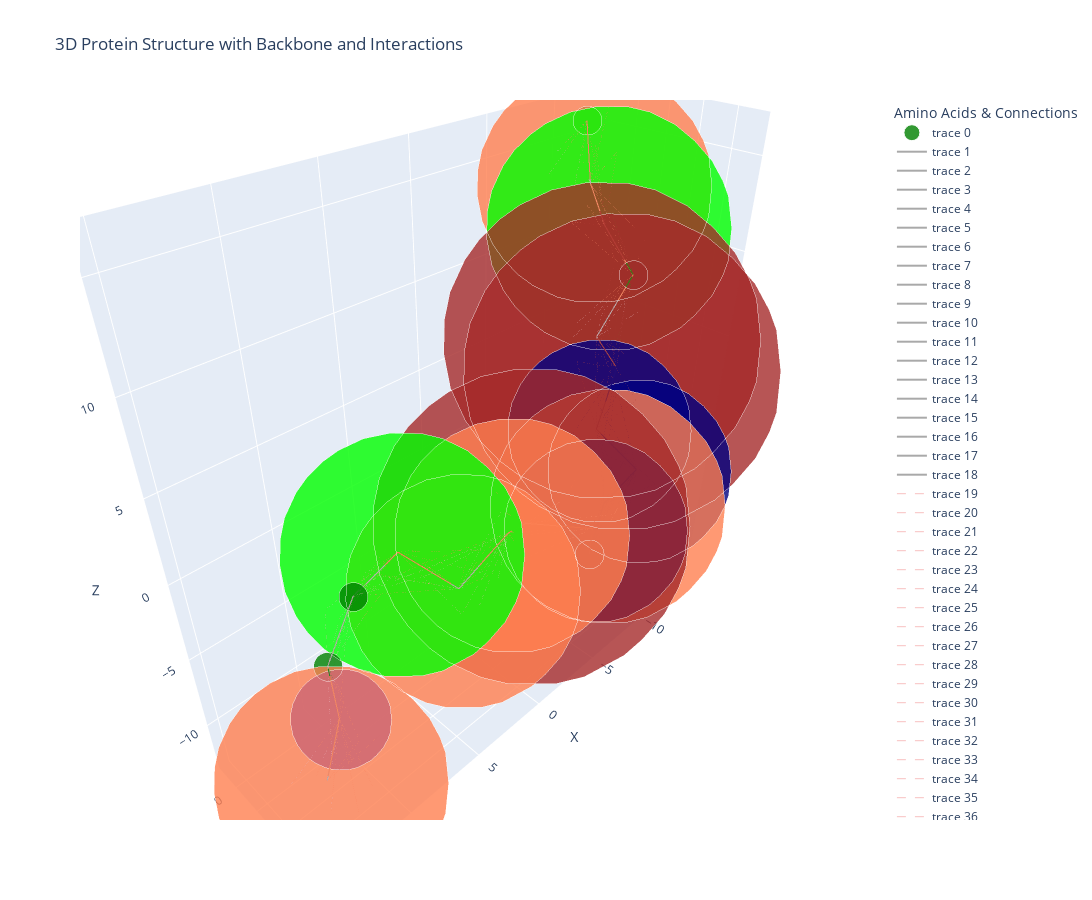

Notebook code for this chart:
### Code cell
import plotly.graph_objects as go

# Define color mapping for amino acids
color_map = {
    'A': 'blue', 'C': 'cyan', 'D': 'purple', 'E': 'pink', 'F': 'orange',
    'G': 'green', 'H': 'red', 'I': 'yellow', 'K': 'violet', 'L': 'brown',
    'M': 'grey', 'N': 'lightblue', 'O': 'lightgreen', 'P': 'coral', 'Q': 'olive',
    'R': 'gold', 'S': 'navy', 'T': 'teal', 'U': 'maroon', 'V': 'lime',
    'W': 'magenta', 'Y': 'darkorange'
}

# Map single-letter amino acid codes to their abbreviations from aa_info_dict
aa_name_map = aa_info.set_index('Short')['Abbrev.'].to_dict()

# Check if DataFrame has required data
if c_alpha_df.empty:
    print("C-alpha DataFrame is empty. Please ensure it contains data before plotting.")
else:
    # Extract coordinates and additional info
    coords = c_alpha_df[['X', 'Y', 'Z']].values
    aa_letters = c_alpha_df['AA']
    masses = c_alpha_df['Mass']

    # Normalize masses for sphere sizes, increase scaling for larger spheres
    normalized_sizes = (masses - masses.min()) / (masses.max() - masses.min()) * 200 + 20

    # Create a scatter plot for C-alpha atoms
    scatter = go.Scatter3d(
        x=coords[:, 0],
        y=coords[:, 1],
        z=coords[:, 2],
        mode='markers',
        marker=dict(
            size=normalized_sizes,
            color=[color_map.get(aa, 'black') for aa in aa_letters],
            opacity=0.8
        ),
        text=[aa_name_map.get(aa, 'Unknown') for aa in aa_letters],
        hoverinfo='text'
    )

    # Create lines for backbone connections
    backbone_lines = []
    for start, end in backbone_connections:
        backbone_lines.append(go.Scatter3d(
            x=[start[0], end[0]],
            y=[start[1], end[1]],
            z=[start[2], end[2]],
            mode='lines',
            line=dict(color='darkgrey', width=2),
            hoverinfo='none'
        ))

    # Create lines for non-covalent interactions
    interaction_lines = []
    for start, end in non_covalent_interactions:
        interaction_lines.append(go.Scatter3d(
            x=[start[0], end[0]],
            y=[start[1], end[1]],
            z=[start[2], end[2]],
            mode='lines',
            line=dict(color='lightcoral', width=0.5, dash='dash'),
            hoverinfo='none'
        ))

    # Combine all traces
    data = [scatter] + backbone_lines + interaction_lines

    # Create layout
    layout = go.Layout(
        title="3D Protein Structure with Backbone and Interactions",
        scene=dict(
            xaxis_title='X',
            yaxis_title='Y',
            zaxis_title='Z'
        ),
        legend=dict(title="Amino Acids & Connections"),
        width=1200,  # Increase the width
        height=900   # Increase the height
    )

    # Create figure
    fig = go.Figure(data=data, layout=layout)

    # Show plot
    fig.show()
